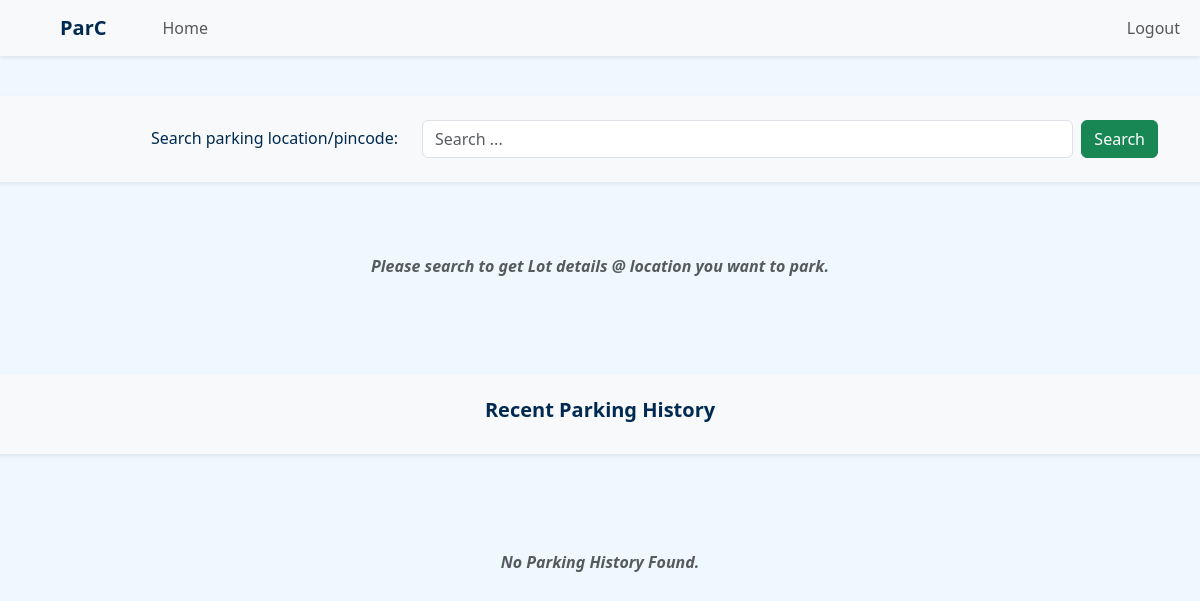
Page /user/dashboard (signed in) on the earlier database version.
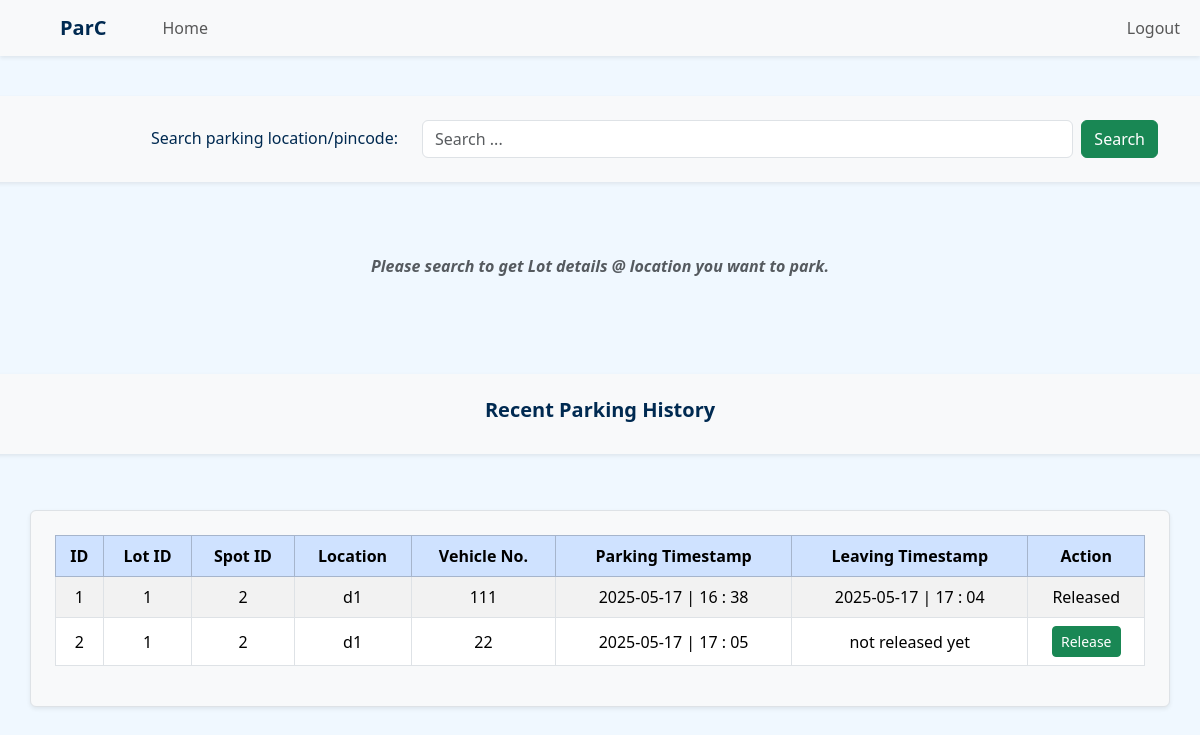
Same page on the later database version.
### application/models.py (models this page shows)
class Reservation(db.Model):
    id = db.Column(db.Integer, primary_key = True)
    spot_id = db.Column(db.Integer, db.ForeignKey('parking_spot.id'), nullable=False)
    user_id = db.Column(db.Integer, db.ForeignKey('user.id'), nullable = False)
    vrn = db.Column(db.String, nullable = False)
    parking_timestamp = db.Column(db.DateTime, nullable = False)
    leaving_timestamp = db.Column(db.DateTime, nullable = True)
    duration = db.Column(db.String, nullable = True)
    status = db.Column(db.String, nullable = False, default = 'unpaid')
    parking_cost = db.Column(db.Integer, nullable = False, default = 0)

class ParkingSpot(db.Model):
    id = db.Column(db.Integer, primary_key = True)
    lot_id = db.Column(db.Integer, db.ForeignKey('parking_lot.id'), nullable = False)
    status = db.Column(db.String, nullable = False, default = 'available')
    reservations = db.relationship('Reservation', backref = 'spot', cascade = 'all, delete')

class ParkingLot(db.Model):
    id = db.Column(db.Integer, primary_key = True)
    pl_name = db.Column(db.String, nullable = False)
    price = db.Column(db.Integer, nullable = False, default = 1000)
    address = db.Column(db.String, nullable = False)
    pincode = db.Column(db.Integer, nullable = False)
    capacity = db.Column(db.Integer, nullable = False)
    spots_count = db.Column(db.Integer, nullable = False)
    created_at = db.Column(db.DateTime, nullable = False)
    spots = db.relationship('ParkingSpot', backref = 'lot', cascade = 'all, delete')

### application/routes.py (the view)
@app.route('/user/dashboard')
@auth_required()
@roles_required('user')
def user_dashboard():
    user = current_user
    reservations = Reservation.query.filter_by(user_id = user.id).all()
    return render_template('user_dashboard.html', reservations=reservations)

### templates/user_dashboard.html (shortened to what this page needs)
{% extends "base.html" %}
{% block nav %}
<nav class="navbar navbar-expand-lg bg-body-tertiary shadow-sm sticky-top">
    <div class="container-fluid">
        <a href="{{url_for('user_dashboard')}}" class="navbar-brand mx-5"><strong>ParC</strong></a>
        <div class="collapse navbar-collapse" id="navbarSupportedContent">
            <ul class="navbar-nav me-auto mb-2 mb-lg-0">
                <li class="nav-item">
                    <a href="{{url_for('user_dashboard')}}" class="nav-link">Home</a>
                </li>
            </ul>
            <ul class="navbar-nav ms-auto mb-2 mb-lg-0">
                <li class="nav-item">
                    <a href="{{url_for('user_logout')}}" class="nav-link">Logout</a>
                </li>
            </ul>
        </div>
    </div>
</nav>
{% endblock %}
{% block content %}
<div class="row mt-3">
    <div class="p-4 bg-light shadow-sm my-4">
        <div class="container">
            <div class="row align-items-center text-center">
                <div class="col-md-4 mb-3 mb-md-0 text-md-end">
                    <h6 class="mb-0">Search parking location/pincode:</h6>
                </div>
                <div class="col-md-8">
                    <form action="{{url_for('user_search')}}" class="d-flex" method="post">
                        <input type="search" class="form-control me-2" name="search_query" placeholder="Search ... "
                            aria-label="Search">
                        <button type="submit" class="btn btn-success">Search</button>
                    </form>
                </div>
            </div>
        </div>
    </div>
    <div>
        {% if search_query %}
        <div class="container my-5 p-4 bg-light rounded shadow-sm border">
            <h5 class="text-center fw-semibold mb-4">Parking Lots Found @ {{search_query}}</h5>
            <div class="table-responsive">
                <table class="table table-bordered table-hover table-striped align-middle text-center">
                    <thead class="table-primary">
                        <tr>
                            <th>ID</th>
                            <th>Prime Location Name</th>
                            <th>Address</th>
                            <th>Pincode</th>
                            <th>Available</th>
                            <th>Price/hr</th>
                            <th>Actions</th>
                        </tr>
                    </thead>
                    {% if parkingLots %}
                    <tbody>
                        {% for l in parkingLots %}
                        <tr>
                            <td>{{l.lot_id}}</td>
                            <td>{{l.pl_name}}</td>
                            <td>{{l.address}}</td>
                            <td>{{l.pincode}}</td>
                            <td>{{l.availability}}</td>
                            <td> ₹{{l.price}}</td>
                            <td>
                                <a href="{{url_for('book_spot', lot_id=l.lot_id)}}" class="btn btn-sm btn-info">Book</a>
                            </td>
                        </tr>
                        {% endfor %}
                    </tbody>
                    {% else %}
                    <tbody>
                        <tr>
                            <td colspan="7" class="text-center text-muted">No Lots Found</td>
                        </tr>
                    </tbody>
                    {% endif %}
                </table>
            </div>
        </div>
        {% else %}
        <div class="text-center my-5">
            <p class="fw-bold fst-italic fs-6 text-muted">Please search to get Lot details @ location you want to park.
            </p>
        </div>
        {% endif %}
    </div>
</div>
<div class="row my-5">
    <div class="text-center rounded mb-5 p-4 shadow-sm bg-light">
        <h5 class="fw-bold">Recent Parking History</h5>
    </div>
    <div>
        {% if reservations %}
        <div class="container my-2 p-4 bg-light rounded shadow-sm border">
            <table class="table table-bordered table-hover table-striped align-middle text-center">
                <thead class="table-primary">
                    <tr>
                        <th>ID</th>
                        <th>Lot ID</th>
                        <th>Spot ID</th>
                        <th>Location</th>
                        <th>Vehicle No.</th>
                        <th>Parking Timestamp</th>
                        <th>Leaving Timestamp</th>
                        <th>Action</th>
                    </tr>
                </thead>
                <tbody>
                    {% for r in reservations %}
                    <tr>
                        <td>{{r.id}}</td>
                        <td>{{r.spot.lot_id}}</td>
                        <td>{{r.spot_id}}</td>
                        <td>{{r.spot.lot.address}}</td>
                        <td>{{r.vrn}}</td>
                        <td>{{r.parking_timestamp.strftime('%Y-%m-%d | %H : %M')}}</td>
                        <td>
                            {% if r.leaving_timestamp %}
                            {{r.leaving_timestamp.strftime('%Y-%m-%d | %H : %M')}}
                            {% else %}
                            not released yet
                            {% endif %}
                        </td>
                        <td>
                            {% if r.status == 'unpaid' %}
                            <a href="{{url_for('get_reservation', reserve_id=r.id)}}"
                                class="btn btn-sm btn-success">Release</a>
                            {% else %}
                            Released
                            {% endif %}
                        </td>
                    </tr>
                    {% endfor %}
                </tbody>
            </table>
        </div>
        {% else %}
        <div class="text-center my-5">
            <p class="fw-bold fst-italic fs-6 text-muted">No Parking History Found.</p>
        </div>
        {% endif %}
    </div>
</div>
{% endblock %}

### templates/base.html (shortened to what this page needs)
<!DOCTYPE html>
<html lang="en">
<head>
    <link href="https://cdn.jsdelivr.net/npm/bootstrap@5.3.3/dist/css/bootstrap.min.css" rel="stylesheet"
>
    <link href="https://cdn.jsdelivr.net/npm/bootstrap-icons/font/bootstrap-icons.css" rel="stylesheet">
    <link rel="stylesheet" href="https://cdnjs.cloudflare.com/ajax/libs/font-awesome/6.5.0/css/all.min.css">
</head>
<body>
    {% block nav %}{% endblock %}
    <div>
        {% block content %}
        {% endblock %}
    </div>
</body>
</html>

### templates/user_dashboard.html (style rules this page uses)
body { background-image: none !important; }

Differences in the rows shown:
added Reservation: id "1", spot.lot_id "1", spot_id "2", spot.lot.address "d1", vrn "111", parking_timestamp "2025-05-17 | 16 : 38", leaving_timestamp "2025-05-17 | 17 : 04", status "Released"
added Reservation: id "2", spot.lot_id "1", spot_id "2", spot.lot.address "d1", vrn "22", parking_timestamp "2025-05-17 | 17 : 05", shows "not released yet"
Other differences:
text no longer shown: "No Parking History Found."
text now shown: "ID Lot ID Spot ID Location Vehicle No. Parking Timestamp Leaving Timestamp Action"
